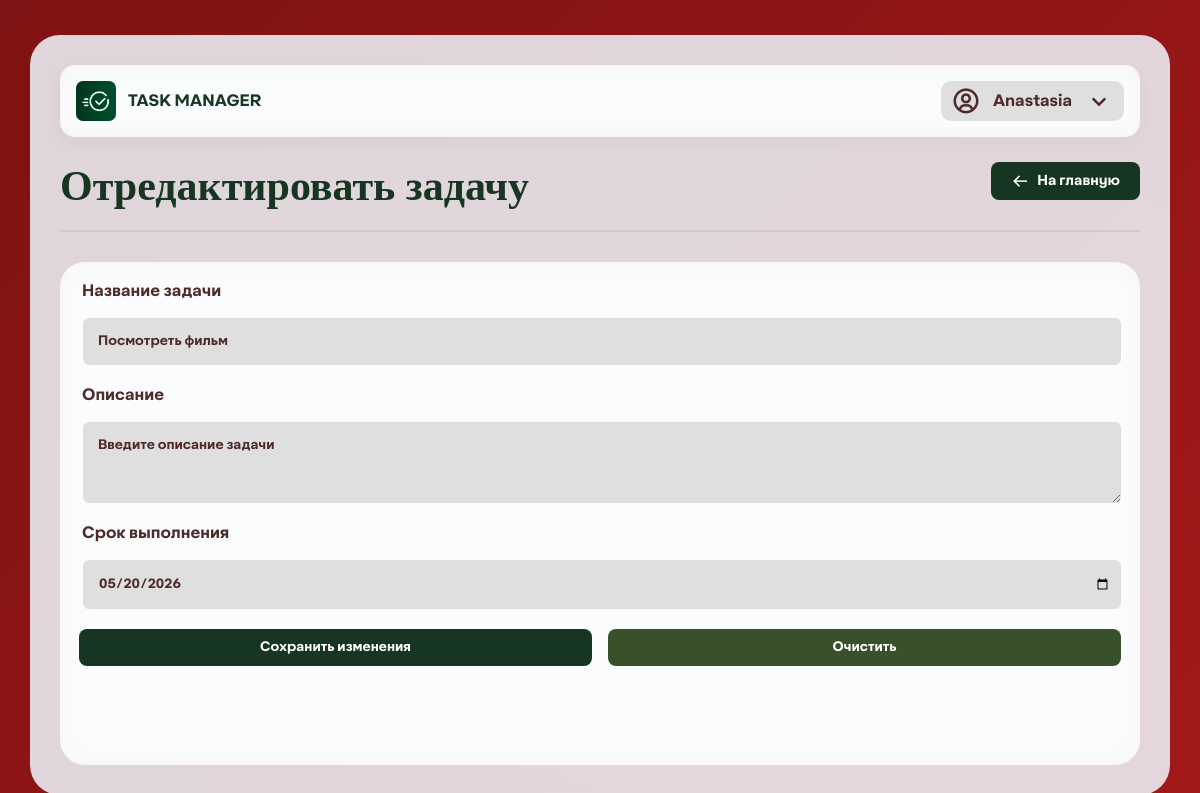
Page /edittask?task_id=4 (signed in) on the committed database.
### tables this page shows
CREATE TABLE users (
        id INTEGER PRIMARY KEY AUTOINCREMENT,
        name TEXT NOT NULL,
        username TEXT UNIQUE NOT NULL,
        password TEXT NOT NULL,
        created_time TEXT NOT NULL
    );

CREATE TABLE tasks (
        user_id INTEGER NOT NULL,
        id INTEGER PRIMARY KEY AUTOINCREMENT,
        name TEXT NOT NULL,
        description TEXT,
        status INTEGER DEFAULT 0, 
        limit_time TEXT DEFAULT NULL,
        created_time TEXT NOT NULL,
        FOREIGN KEY (user_id) REFERENCES users (id)
    );

### application/pages.py (the view)
@router.get("/edittask", response_class=HTMLResponse)
def edit_task_page(request: Request, task_id: int):
    try:
        user_id = request.cookies.get("user_id")
        if not user_id:
            response = RedirectResponse("/", status_code=303)
            response.headers["Cache-Control"] = "no-cache, no-store, must-revalidate"
            return response
        user = get_user_id(int(user_id))
        task = get_task_id(task_id, int(user_id))
        return templates.TemplateResponse("edittask.html", {
            "request": request,
            "user": user,
            "task": task
        })
    except Exception:
        return RedirectResponse("/errorpage")

### templates/edittask.html (shortened to what this page needs)
{% extends 'base.html' %}
{% block content %}
<body class="tasks-page">
    <div class="tasks-container-edited">
        <div class="server-profile-bar">
            <div class="server-info">
                <img src="/static/images/logo-with.png" alt="Server" class="logo">
                <span class="server-name">TASK MANAGER</span>
            </div>
            <div class="profile-info">
                <i class='bx bx-user-circle'></i>
                <span class="name">{{ user[1] }}</span>
                <i class='bx bx-chevron-down'></i>
            </div>
        </div>
        <div class="tasks-header">
            <div class="header-with-back">
                <h1 class="text">Отредактировать задачу</h1>
                <button class="back-btn" onclick="location.href='/homepage'">
                    <i class='bx bx-arrow-back'></i>На главную
                </button>
            </div>
        </div>
        <div class="back-edit">
            <div class="categories">
                <form class="task-form" action="/edittask?task_id={{ task[1] }}" method="POST">
                    <div class="form-group">
                        <label>Название задачи</label>
                        <input type="text" name="name" value="{{ task[2] }}" placeholder="Введите название задачи" class="name">
                    </div>
                    <div class="form-group">
                        <label>Описание</label>
                        <textarea name="description" rows="3" placeholder="Введите описание задачи" class="name">{{ task[3] or '' }}</textarea>
                    </div>
                    <div class="form-group">
                        <label>Срок выполнения</label>
                        <input type="date" name="limit_time" value="{{ task[5] }}" class="name">
                    </div>
                    <div class="form-buttons">
                        <button type="submit" class="submit-btn">Сохранить изменения</button>
                        <button type="reset" class="reset-btn">Очистить</button>
                    </div>
            </form>
            </div>
        </div>
    </div>
</body>
{% endblock %}

### static/styles.css (style rules this page uses)
* { margin: 0; padding: 0; box-sizing: border-box; font-family: AKTIFO-A-BOLD_0; }
h1 { font-family: Strogo-Regular; z-index: 1; }
h1.text { font-size: 42px; }
form { width: 100%; }
.tasks-page { background: linear-gradient(135deg, rgb(127, 18, 18), rgb(163, 25, 25)); overflow-y: auto; overflow-x: auto; display: flex; justify-content: center; align-items: flex-start; min-height: 100vh; padding: 10px; }
.tasks-container, .tasks-container-edited { position: relative; width: 1480px; max-width: calc(100% - 40px); background: rgba(240, 248, 255, 0.85); backdrop-filter: blur(12px); border-radius: 30px; padding: 30px; margin: 25px auto; display: flex; flex-direction: column; min-height: calc(100vh - 40px); }
.back, .back-edit { position: relative; background: #0d331a13; border-radius: 25px; padding-top: 16px; padding-left: 16px; padding-right: 16px; flex: 1; width: 100%; display: flex; flex-direction: column; }
.back-edit { background: rgba(255, 255, 255, 0.7); backdrop-filter: blur(10px); border-radius: 25px; padding: 16px; flex: 1; width: 100%; display: flex; flex-direction: column; }
.tasks-header { text-align: left; margin-bottom: 30px; padding-bottom: 30px; border-bottom: 2px solid rgba(166, 169, 167, 0.3); }
.tasks-header h1 { font-size: 42px; color: #163622; margin-bottom: -10px; }
.server-profile-bar { display: flex; justify-content: space-between; align-items: center; background: rgba(255, 255, 255, 0.7); backdrop-filter: blur(10px); padding: 16px 16px; border-radius: 15px; margin-bottom: 25px; box-shadow: 0 5px 15px #4f2a2a0c; }
.server-info, .profile-info { display: flex; align-items: center; gap: 10px; font-size: 16px; color: #163622; }
.profile-info { background: #e0dfdf; position: relative; cursor: pointer; padding: 5px 10px; border-radius: 10px; z-index: 100; }
.server-profile-bar { overflow: visible; z-index: 10; }
.logo { width: 40px; height: 40px; object-fit: cover; border-radius: 7px; }
.profile-info i { font-size: 30px; color: #4f2a2a; }
.server-name, .name { font-weight: bold; margin: 2px; }
.name, .form-group input::placeholder, .form-group textarea::placeholder { color: #4f2a2a; }
.profile-info { cursor: pointer; transition: all 0.3s ease; padding: 5px 10px; border-radius: 10px; }
.header-with-back { display: flex; align-items: center; justify-content: space-between; width: 100%; }
.back-btn { background: #163622; border: none; padding: 10px 20px; border-radius: 8px; cursor: pointer; display: flex; align-items: center; gap: 8px; font-family: AKTIFO-A-BOLD_0; color: #ffffff; font-size: 14px; transition: background 0.3s ease; }
.back-btn i { font-size: 18px; color: #ffffff; }
.task-form input, .task-form textarea { width: 100%; padding: 15px; display: flex; margin-bottom: 18px; margin-top: 14px; background: #e0dfdf; border-radius: 8px; border: 2px solid #ffffffe1; outline: none; }
.form-buttons { display: flex; gap: 16px; }
.submit-btn { background: #163622; color: white; border: none; }
.reset-btn { background: rgb(56, 81, 43); color: white; border: none; }
.submit-btn, .reset-btn { flex: 1; padding: 10px; border-radius: 8px; cursor: pointer; transition: all 0.3s ease; transition: background 0.3s ease; }
label { color: #4f2a2a; margin-left: 3px; }
input[type="date"] { position: relative; }
.categories { padding: 3px; }

### rows in the picture
users: name "Anastasia"
tasks: name "Посмотреть фильм", limit_time "05/20/2026"
